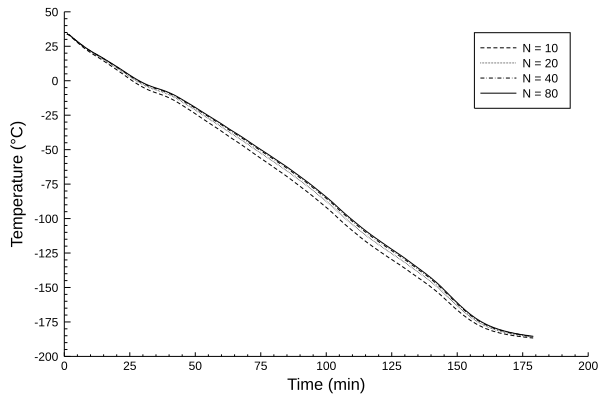

This chart was generated by the following Julia code:
# Determine the mesh sensitivity for the default unexposed HTC and the recovered value of
# the exposed HTC. This is ran post-factum of the recovery calculation to justify it.
# In case the correct mesh was not picked the adjoint calculation muts be repeated with
# the converged value of the mesh size.

using CSV
using Plots
using DataFrames
using DifferentialEquations

struct hprob
    c # Specific heat.
    ρ # Density.
    k # Thermal conductivity.
    sinkT # Cryogenic liquid temperature.
    ambT # Initial condition.
    htcAmb # Atmospheric HTC.
end

# Calculate h as the interpolation for the current time point.
function htc(h, ti)
    y1 = y2 = 0.0
    x1 = x2 = 0

    for (t, h) in enumerate(h)
        if ti >= t
            x1 = t
            y1 = h
        end
    end

    if x1 == length(h)
        return y1
    else
        x2 = x1 + 1
        y2 = h[x2]
        return (y2 - y1) / (x2 - x1) * (ti - x2) + y1
    end
end

# Discretise ODE.
function heat_transfer(du, u, h, t)
    ΔT = (pr.sinkT + u[1]) / 2 - u[1]
    α = pr.k / (pr.ρ * pr.c)

    # Node exposed to cryogenic liquid.
    du[1] = 2 * (ΔT * htc(h, t) /
                 (pr.c * pr.ρ) - α * (u[1] - u[2]) / dx) / dx

    # Inner nodes.
    for i in 2:size(u)[1] - 1
        du[i] = α * (u[i - 1] - 2u[i] + u[i + 1]) / dx^2
    end

    # Node exposed to ambient atmosphere. TC is located here.
    du[end] = 2 * (α * (u[end-1] - u[end]) /
                   dx - (u[end] - pr.ambT) * pr.htcAmb /
                   (pr.ρ * pr.c)) / dx
end

# Read test data.
function read_data(filename)
    data = CSV.read(filename)
    table = DataFrame(data)

    # Drop duplicates.
    nrows, ncols = size(table)
    for row in 2:nrows
        if table[row, 1] == table[row - 1, 1]
            println("Row ", row, " is a duplicate. Deleting...")
            table[row, 1] = 0
        end
    end

    table = table[table[1].!=0,:]

    return table
end

# Read recovered htc.
function read_htc(filename)
    data = CSV.read(filename)
    htc_recovered = DataFrame(data)

    # Overwrite non-physical values i.e. < 0
    nrows, ncols = size(htc_recovered)
    for row in 1:nrows
        if htc_recovered[row, 2] <= 0.0
            println("Row ", row, " is < 0. Overwrite.")
            htc_recovered[row, 2] = 1.0
        end
    end

    return htc_recovered
end

const testfile = "Fig_67.csv_Result.csv"
const test_data = read_data(testfile)

# This is either the raw HTC or a spline fit.
const htc_file = "Experiment4/checkpoint_htc_360.csv"
const htc_recovered = read_htc(htc_file)

const sinkT = test_data[end, 2]
const ambT = test_data[1, 2]

tspan = (Float64(test_data[1, 1]), Float64(test_data[end, 1]))

const pr = hprob(450.0, 7850.0, 42.0, sinkT, ambT, 4.0)

const p = Vector(htc_recovered[2])

# Pick correct value.
const t = 0.00635

# Study the mesh sensitivity.
const N1 = 10
const N2 = 20
const N3 = 40
const N4 = 80

dx = t / N1
u = [ambT for i in 1:N1]
prob = ODEProblem(heat_transfer, u, tspan, p, saveat = 1.0)
sol1 = solve(prob, Tsit5(), saveat = 1.0)

dx = t / N2
u = [ambT for i in 1:N2]
prob = ODEProblem(heat_transfer, u, tspan, p, saveat = 1.0)
sol2 = solve(prob, Tsit5(), saveat = 1.0)

dx = t / N3
u = [ambT for i in 1:N3]
prob = ODEProblem(heat_transfer, u, tspan, p, saveat = 1.0)
sol3 = solve(prob, Tsit5(), saveat = 1.0)

dx = t / N4
u = [ambT for i in 1:N4]
prob = ODEProblem(heat_transfer, u, tspan, p, saveat = 1.0)
sol4 = solve(prob, Tsit5(), saveat = 1.0)

plot(sol1.t[:], sol1[end, :], label = "N = 10", color = :black, linestyle = :dash)
plot!(sol2.t[:], sol2[end, :], label = "N = 20", color = :black, linestyle = :dot)
plot!(sol3.t[:], sol3[end, :], label = "N = 40", color = :black, linestyle = :dashdot)
plot!(sol4.t[:], sol4[end, :], label = "N = 80", color = :black)
plot!(fmt = :svg,
      grid = false,
      xlabel = "Time (min)",
      ylabel = "Temperature (°C)",
      xlims = (0, 200),
      ylims = (-200, 50),
      xticks = 0:25:200,
      yticks = -200:25:50,
      minorticks = true)

savefig("mesh_sensitivity.svg")
